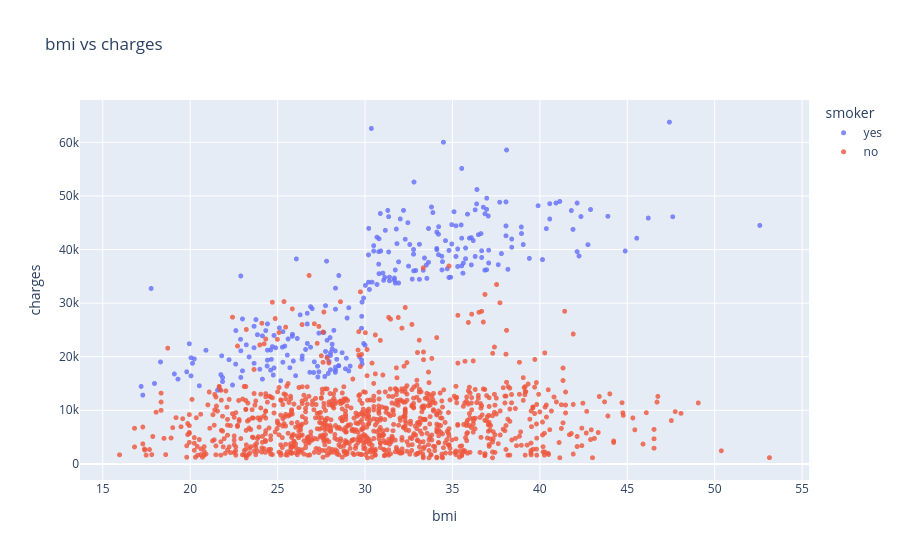

The cell this chart's notebook holds for it:
### Code cell
fig = px.scatter(df,x='bmi',y='charges',color='smoker',hover_data=['sex'],opacity=0.8,title="bmi vs charges")
fig.update_traces(marker_size=5)
fig.show()

### Figure 1 — Plotly figure (JSON) as saved in the notebook; plotly's stock layout.template omitted (floating-point values rounded to 4 significant figures; data arrays with more than 128 entries replaced by an {"elided": "..."} marker saying what was removed)
{"data": [{"customdata": {"elided": "274x1 str values"}, "hovertemplate": "smoker=yes<br>bmi=%{x}<br>charges=%{y}<br>sex=%{customdata[0]}<extra></extra>", "legendgroup": "yes", "marker": {"color": "#636efa", "opacity": 0.8, "size": 5, "symbol": "circle"}, "mode": "markers", "name": "yes", "showlegend": true, "type": "scattergl", "x": {"elided": "274 float values"}, "xaxis": "x", "y": {"elided": "274 float values"}, "yaxis": "y"}, {"customdata": {"elided": "1064x1 str values"}, "hovertemplate": "smoker=no<br>bmi=%{x}<br>charges=%{y}<br>sex=%{customdata[0]}<extra></extra>", "legendgroup": "no", "marker": {"color": "#EF553B", "opacity": 0.8, "size": 5, "symbol": "circle"}, "mode": "markers", "name": "no", "showlegend": true, "type": "scattergl", "x": {"elided": "1064 float values"}, "xaxis": "x", "y": {"elided": "1064 float values"}, "yaxis": "y"}], "layout": {"legend": {"title": {"text": "smoker"}, "tracegroupgap": 0}, "title": {"text": "bmi vs charges"}, "xaxis": {"anchor": "y", "domain": [0, 1], "title": {"text": "bmi"}}, "yaxis": {"anchor": "x", "domain": [0, 1], "title": {"text": "charges"}}}}
